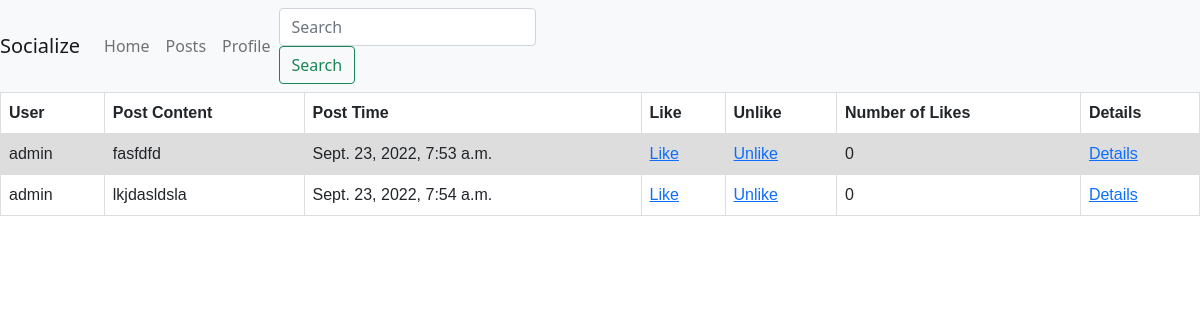
Page /home/ on the earlier database version.
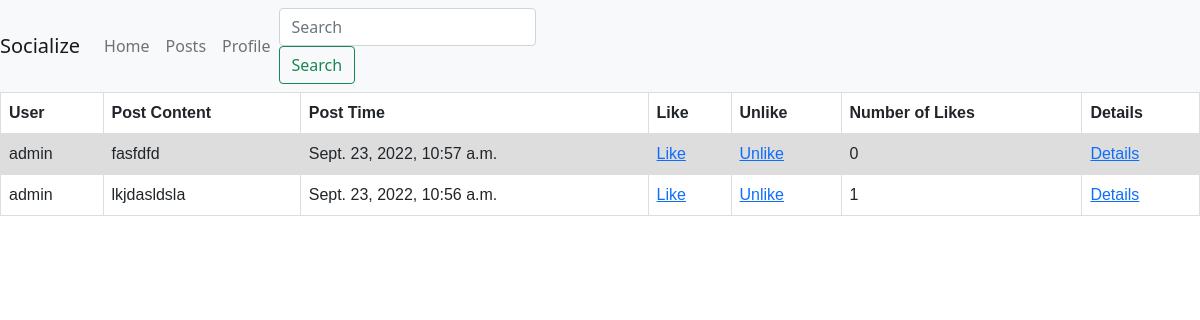
Same page on the later database version.
### socialize_app/models.py (models this page shows)
class Post(models.Model):
    user = models.ForeignKey(User, on_delete=models.CASCADE)
    postContent = models.TextField()
    noOfLikes = models.IntegerField(default=0)
    postTime = models.DateTimeField(verbose_name='Post Date', auto_now=True)

class User(AbstractUser):
    GENDER = (
        ('M', 'Male'),
        ('F', 'Female'),
        ('R', 'Rather not say'),
    )
    RELATIONSHIP_STATUS = (
        ('I', 'In Relationship'),
        ('N', 'No Relationship'),
    )
    phoneNumber = models.CharField(max_length=20)
    gender = models.CharField(max_length=1, choices=GENDER)
    relationshipStatus = models.CharField(max_length=1, choices=RELATIONSHIP_STATUS)
    address = models.TextField()
    workDesignation = models.CharField(max_length=50)
    friends = models.ManyToManyField(
        'self', through='Friendship', symmetrical=False,
        related_name='friend', blank=True
        )

### socialize_app/views.py (the view)
# urls.py: 2. Add a URL to urlpatterns:  path('', views.home, name='home')
def home(request):
    pst = Post.objects.all()
    return render(request, 'home.html', {'post':pst})

### socialize_app/templates/home.html (shortened to what this page needs)
<!DOCTYPE html>
<html>
<head>
<link href="https://cdn.jsdelivr.net/npm/bootstrap@5.0.2/dist/css/bootstrap.min.css" rel="stylesheet">
</head>
<body>
  <nav class="navbar navbar-expand-lg navbar-light bg-light">
    <a class="navbar-brand" href="#">Socialize</a>
    <div class="collapse navbar-collapse" id="navbarSupportedContent">
      <ul class="navbar-nav mr-auto">
        <li class="nav-item active">
          <a class="nav-link" href="/home/">Home</a>
        </li>
        <li class="nav-item">
          <a class="nav-link" href="/showpost/">Posts</a>
        </li>
        <li class="nav-item">
          <a class="nav-link" href="/profile/">Profile</a>
        </li>
      </ul>
      <form class="form-inline my-2 my-lg-0">
        <input class="form-control mr-sm-2" type="search" placeholder="Search" aria-label="Search">
        <button class="btn btn-outline-success my-2 my-sm-0" type="submit">Search</button>
      </form>
    </div>
  </nav>
  <table>
    <tr>
      <th>User</th>
      <th>Post Content</th>
      <th>Post Time</th>
      <th>Like</th>
      <th>Unlike</th>
      <th>Number of Likes</th>
      <th>Details</th>
    </tr>
    {% for post in post %}
    <tr>
      <td>{{post.user}}</td>
      <td>{{post.postContent}}</td>
      <td>{{post.postTime}}</td>
      <td><a href='{% url "likepost" post.id %}'>Like</a></td>
      <td><a href='{% url "unlike" post.id %}'>Unlike</a></td>
      <td>{{post.noOfLikes}}</td>
      <td><a href='{% url "commentpost" post.id %}'>Details</a></td>
    </tr>
    {% endfor %}
  </table>
</body>
</html>

Differences in the rows shown:
changed Post "fasfdfd": postTime "Sept. 23, 2022, 7:53 a.m." → "Sept. 23, 2022, 10:57 a.m."
changed Post "lkjdasldsla": postTime "Sept. 23, 2022, 7:54 a.m." → "Sept. 23, 2022, 10:56 a.m."; noOfLikes "0" → "1"
